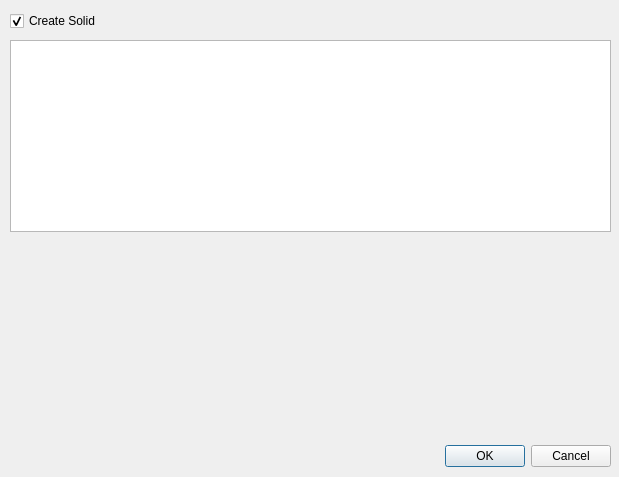
<?xml version="1.0" encoding="UTF-8"?>
<ui version="4.0">
 <class>Dialog</class>
 <widget class="QDialog" name="Dialog">
  <property name="geometry">
   <rect>
    <x>0</x>
    <y>0</y>
    <width>619</width>
    <height>477</height>
   </rect>
  </property>
  <property name="windowTitle">
   <string>Create alpha° elbow</string>
  </property>
  <widget class="QDialogButtonBox" name="buttonBox">
   <property name="geometry">
    <rect>
     <x>310</x>
     <y>440</y>
     <width>301</width>
     <height>32</height>
    </rect>
   </property>
   <property name="orientation">
    <enum>Qt::Horizontal</enum>
   </property>
   <property name="standardButtons">
    <set>QDialogButtonBox::Cancel|QDialogButtonBox::Ok</set>
   </property>
  </widget>
  <widget class="QTableView" name="tableViewParts">
   <property name="geometry">
    <rect>
     <x>10</x>
     <y>40</y>
     <width>601</width>
     <height>192</height>
    </rect>
   </property>
   <property name="selectionMode">
    <enum>QAbstractItemView::SingleSelection</enum>
   </property>
   <property name="selectionBehavior">
    <enum>QAbstractItemView::SelectRows</enum>
   </property>
  </widget>
  <widget class="QCheckBox" name="checkBoxCreateSolid">
   <property name="geometry">
    <rect>
     <x>10</x>
     <y>10</y>
     <width>171</width>
     <height>22</height>
    </rect>
   </property>
   <property name="text">
    <string>Create Solid</string>
   </property>
   <property name="checked">
    <bool>true</bool>
   </property>
  </widget>
  <widget class="QLabel" name="label">
   <property name="geometry">
    <rect>
     <x>110</x>
     <y>240</y>
     <width>401</width>
     <height>191</height>
    </rect>
   </property>
   <property name="text">
    <string/>
   </property>
   <property name="pixmap">
    <pixmap>../macros/alpha-deg-elbow-dimensions.png</pixmap>
   </property>
  </widget>
 </widget>
 <resources/>
 <connections>
  <connection>
   <sender>buttonBox</sender>
   <signal>accepted()</signal>
   <receiver>Dialog</receiver>
   <slot>accept()</slot>
   <hints>
    <hint type="sourcelabel">
     <x>248</x>
     <y>254</y>
    </hint>
    <hint type="destinationlabel">
     <x>157</x>
     <y>274</y>
    </hint>
   </hints>
  </connection>
  <connection>
   <sender>buttonBox</sender>
   <signal>rejected()</signal>
   <receiver>Dialog</receiver>
   <slot>reject()</slot>
   <hints>
    <hint type="sourcelabel">
     <x>316</x>
     <y>260</y>
    </hint>
    <hint type="destinationlabel">
     <x>286</x>
     <y>274</y>
    </hint>
   </hints>
  </connection>
 </connections>
</ui>
